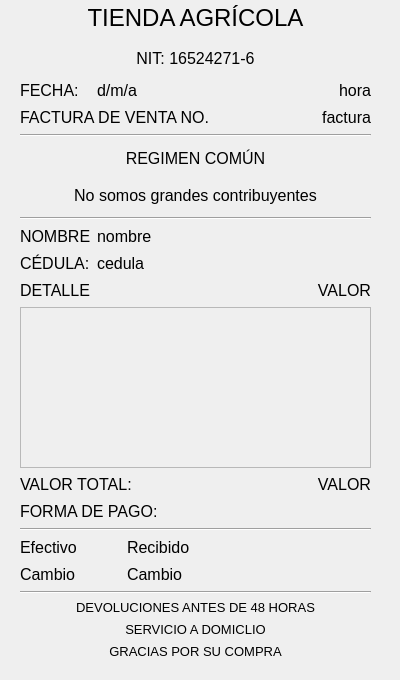
<?xml version="1.0" encoding="UTF-8"?>
<ui version="4.0">
 <class>Dialog</class>
 <widget class="QDialog" name="Dialog">
  <property name="geometry">
   <rect>
    <x>0</x>
    <y>0</y>
    <width>400</width>
    <height>680</height>
   </rect>
  </property>
  <property name="minimumSize">
   <size>
    <width>400</width>
    <height>680</height>
   </size>
  </property>
  <property name="maximumSize">
   <size>
    <width>400</width>
    <height>680</height>
   </size>
  </property>
  <property name="windowTitle">
   <string>Factura</string>
  </property>
  <property name="styleSheet">
   <string notr="true">font-family: &quot;OCR A Extended&quot;;
</string>
  </property>
  <property name="sizeGripEnabled">
   <bool>false</bool>
  </property>
  <property name="modal">
   <bool>false</bool>
  </property>
  <widget class="QWidget" name="layoutWidget">
   <property name="geometry">
    <rect>
     <x>20</x>
     <y>0</y>
     <width>351</width>
     <height>681</height>
    </rect>
   </property>
   <layout class="QGridLayout" name="gridLayout">
    <item row="4" column="0">
     <widget class="Line" name="line">
      <property name="orientation">
       <enum>Qt::Horizontal</enum>
      </property>
     </widget>
    </item>
    <item row="7" column="0">
     <widget class="Line" name="line_2">
      <property name="orientation">
       <enum>Qt::Horizontal</enum>
      </property>
     </widget>
    </item>
    <item row="13" column="0">
     <widget class="QLabel" name="label21">
      <property name="minimumSize">
       <size>
        <width>201</width>
        <height>21</height>
       </size>
      </property>
      <property name="maximumSize">
       <size>
        <width>201</width>
        <height>21</height>
       </size>
      </property>
      <property name="styleSheet">
       <string notr="true">font:12pt;</string>
      </property>
      <property name="text">
       <string>&lt;html&gt;&lt;head/&gt;&lt;body&gt;&lt;p&gt;FORMA DE PAGO:&lt;/p&gt;&lt;/body&gt;&lt;/html&gt;</string>
      </property>
     </widget>
    </item>
    <item row="11" column="0">
     <widget class="QScrollArea" name="scrollArea">
      <property name="minimumSize">
       <size>
        <width>0</width>
        <height>161</height>
       </size>
      </property>
      <property name="maximumSize">
       <size>
        <width>16777215</width>
        <height>161</height>
       </size>
      </property>
      <property name="styleSheet">
       <string notr="true"/>
      </property>
      <property name="widgetResizable">
       <bool>true</bool>
      </property>
      <widget class="QWidget" name="scrollAreaWidgetContents_2">
       <property name="geometry">
        <rect>
         <x>0</x>
         <y>0</y>
         <width>347</width>
         <height>159</height>
        </rect>
       </property>
       <layout class="QVBoxLayout" name="verticalLayout"/>
      </widget>
     </widget>
    </item>
    <item row="8" column="0">
     <layout class="QHBoxLayout" name="horizontalLayout3">
      <item>
       <widget class="QLabel" name="label10">
        <property name="minimumSize">
         <size>
          <width>71</width>
          <height>21</height>
         </size>
        </property>
        <property name="maximumSize">
         <size>
          <width>71</width>
          <height>21</height>
         </size>
        </property>
        <property name="styleSheet">
         <string notr="true">font:12pt;</string>
        </property>
        <property name="text">
         <string>&lt;html&gt;&lt;head/&gt;&lt;body&gt;&lt;p&gt;NOMBRE:&lt;/p&gt;&lt;/body&gt;&lt;/html&gt;</string>
        </property>
       </widget>
      </item>
      <item>
       <widget class="QLabel" name="label11">
        <property name="minimumSize">
         <size>
          <width>0</width>
          <height>21</height>
         </size>
        </property>
        <property name="maximumSize">
         <size>
          <width>16777215</width>
          <height>21</height>
         </size>
        </property>
        <property name="styleSheet">
         <string notr="true">font:12pt;</string>
        </property>
        <property name="text">
         <string>&lt;html&gt;&lt;head/&gt;&lt;body&gt;&lt;p&gt;nombre&lt;/p&gt;&lt;/body&gt;&lt;/html&gt;</string>
        </property>
       </widget>
      </item>
     </layout>
    </item>
    <item row="9" column="0">
     <layout class="QHBoxLayout" name="horizontalLayout4">
      <item>
       <widget class="QLabel" name="label12">
        <property name="minimumSize">
         <size>
          <width>71</width>
          <height>21</height>
         </size>
        </property>
        <property name="maximumSize">
         <size>
          <width>71</width>
          <height>21</height>
         </size>
        </property>
        <property name="styleSheet">
         <string notr="true">font:12pt;</string>
        </property>
        <property name="text">
         <string>&lt;html&gt;&lt;head/&gt;&lt;body&gt;&lt;p&gt;CÉDULA:&lt;/p&gt;&lt;/body&gt;&lt;/html&gt;</string>
        </property>
       </widget>
      </item>
      <item>
       <widget class="QLabel" name="label13">
        <property name="minimumSize">
         <size>
          <width>0</width>
          <height>21</height>
         </size>
        </property>
        <property name="maximumSize">
         <size>
          <width>16777215</width>
          <height>21</height>
         </size>
        </property>
        <property name="styleSheet">
         <string notr="true">font:12pt;</string>
        </property>
        <property name="text">
         <string>&lt;html&gt;&lt;head/&gt;&lt;body&gt;&lt;p&gt;cedula&lt;/p&gt;&lt;/body&gt;&lt;/html&gt;</string>
        </property>
       </widget>
      </item>
     </layout>
    </item>
    <item row="2" column="0">
     <layout class="QHBoxLayout" name="horizontalLayout">
      <item>
       <widget class="QLabel" name="label3">
        <property name="minimumSize">
         <size>
          <width>71</width>
          <height>21</height>
         </size>
        </property>
        <property name="maximumSize">
         <size>
          <width>71</width>
          <height>21</height>
         </size>
        </property>
        <property name="styleSheet">
         <string notr="true">font:12pt;</string>
        </property>
        <property name="text">
         <string>&lt;html&gt;&lt;head/&gt;&lt;body&gt;&lt;p&gt;FECHA: &lt;/p&gt;&lt;/body&gt;&lt;/html&gt;</string>
        </property>
       </widget>
      </item>
      <item>
       <widget class="QLabel" name="label4">
        <property name="minimumSize">
         <size>
          <width>0</width>
          <height>21</height>
         </size>
        </property>
        <property name="maximumSize">
         <size>
          <width>16777215</width>
          <height>21</height>
         </size>
        </property>
        <property name="styleSheet">
         <string notr="true">font:12pt;</string>
        </property>
        <property name="text">
         <string>&lt;html&gt;&lt;head/&gt;&lt;body&gt;&lt;p&gt;d/m/a&lt;/p&gt;&lt;/body&gt;&lt;/html&gt;</string>
        </property>
       </widget>
      </item>
      <item>
       <widget class="QLabel" name="label5">
        <property name="minimumSize">
         <size>
          <width>0</width>
          <height>21</height>
         </size>
        </property>
        <property name="maximumSize">
         <size>
          <width>16777215</width>
          <height>21</height>
         </size>
        </property>
        <property name="styleSheet">
         <string notr="true">font:12pt;</string>
        </property>
        <property name="text">
         <string>&lt;html&gt;&lt;head/&gt;&lt;body&gt;&lt;p align=&quot;right&quot;&gt;hora&lt;/p&gt;&lt;/body&gt;&lt;/html&gt;</string>
        </property>
       </widget>
      </item>
     </layout>
    </item>
    <item row="3" column="0">
     <layout class="QHBoxLayout" name="horizontalLayout2">
      <item>
       <widget class="QLabel" name="label6">
        <property name="styleSheet">
         <string notr="true">font:12pt;</string>
        </property>
        <property name="text">
         <string>&lt;html&gt;&lt;head/&gt;&lt;body&gt;&lt;p&gt;FACTURA DE VENTA NO.&lt;/p&gt;&lt;/body&gt;&lt;/html&gt;</string>
        </property>
       </widget>
      </item>
      <item>
       <widget class="QLabel" name="label7">
        <property name="minimumSize">
         <size>
          <width>0</width>
          <height>21</height>
         </size>
        </property>
        <property name="maximumSize">
         <size>
          <width>16777215</width>
          <height>21</height>
         </size>
        </property>
        <property name="styleSheet">
         <string notr="true">font:12pt;</string>
        </property>
        <property name="text">
         <string>&lt;html&gt;&lt;head/&gt;&lt;body&gt;&lt;p align=&quot;right&quot;&gt;factura&lt;/p&gt;&lt;/body&gt;&lt;/html&gt;</string>
        </property>
       </widget>
      </item>
     </layout>
    </item>
    <item row="0" column="0">
     <widget class="QLabel" name="label1">
      <property name="minimumSize">
       <size>
        <width>0</width>
        <height>37</height>
       </size>
      </property>
      <property name="maximumSize">
       <size>
        <width>16777215</width>
        <height>37</height>
       </size>
      </property>
      <property name="styleSheet">
       <string notr="true">font:18pt;
</string>
      </property>
      <property name="text">
       <string>&lt;html&gt;&lt;head/&gt;&lt;body&gt;&lt;p align=&quot;center&quot;&gt;TIENDA AGRÍCOLA&lt;/p&gt;&lt;/body&gt;&lt;/html&gt;</string>
      </property>
     </widget>
    </item>
    <item row="12" column="0">
     <layout class="QHBoxLayout" name="horizontalLayout6">
      <item>
       <widget class="QLabel" name="label17">
        <property name="minimumSize">
         <size>
          <width>201</width>
          <height>21</height>
         </size>
        </property>
        <property name="maximumSize">
         <size>
          <width>201</width>
          <height>21</height>
         </size>
        </property>
        <property name="styleSheet">
         <string notr="true">font:12pt;</string>
        </property>
        <property name="text">
         <string>&lt;html&gt;&lt;head/&gt;&lt;body&gt;&lt;p&gt;VALOR TOTAL:&lt;/p&gt;&lt;/body&gt;&lt;/html&gt;</string>
        </property>
       </widget>
      </item>
      <item>
       <widget class="QLabel" name="label16">
        <property name="minimumSize">
         <size>
          <width>0</width>
          <height>21</height>
         </size>
        </property>
        <property name="maximumSize">
         <size>
          <width>16777215</width>
          <height>21</height>
         </size>
        </property>
        <property name="styleSheet">
         <string notr="true">font:12pt;</string>
        </property>
        <property name="text">
         <string>&lt;html&gt;&lt;head/&gt;&lt;body&gt;&lt;p align=&quot;right&quot;&gt;VALOR&lt;/p&gt;&lt;/body&gt;&lt;/html&gt;</string>
        </property>
       </widget>
      </item>
     </layout>
    </item>
    <item row="15" column="0">
     <layout class="QGridLayout" name="gridLayout8">
      <item row="0" column="0">
       <widget class="QLabel" name="label24">
        <property name="minimumSize">
         <size>
          <width>101</width>
          <height>21</height>
         </size>
        </property>
        <property name="maximumSize">
         <size>
          <width>101</width>
          <height>21</height>
         </size>
        </property>
        <property name="styleSheet">
         <string notr="true">font:12pt;</string>
        </property>
        <property name="text">
         <string>&lt;html&gt;&lt;head/&gt;&lt;body&gt;&lt;p&gt;Efectivo&lt;/p&gt;&lt;/body&gt;&lt;/html&gt;</string>
        </property>
       </widget>
      </item>
      <item row="0" column="1">
       <widget class="QLabel" name="label25">
        <property name="minimumSize">
         <size>
          <width>0</width>
          <height>21</height>
         </size>
        </property>
        <property name="maximumSize">
         <size>
          <width>16777215</width>
          <height>21</height>
         </size>
        </property>
        <property name="styleSheet">
         <string notr="true">font:12pt;</string>
        </property>
        <property name="text">
         <string>&lt;html&gt;&lt;head/&gt;&lt;body&gt;&lt;p&gt;Recibido&lt;/p&gt;&lt;/body&gt;&lt;/html&gt;</string>
        </property>
       </widget>
      </item>
     </layout>
    </item>
    <item row="10" column="0">
     <layout class="QHBoxLayout" name="horizontalLayout5">
      <item>
       <widget class="QLabel" name="label14">
        <property name="minimumSize">
         <size>
          <width>221</width>
          <height>21</height>
         </size>
        </property>
        <property name="maximumSize">
         <size>
          <width>221</width>
          <height>21</height>
         </size>
        </property>
        <property name="styleSheet">
         <string notr="true">font:12pt;</string>
        </property>
        <property name="text">
         <string>&lt;html&gt;&lt;head/&gt;&lt;body&gt;&lt;p&gt;DETALLE&lt;/p&gt;&lt;/body&gt;&lt;/html&gt;</string>
        </property>
       </widget>
      </item>
      <item>
       <widget class="QLabel" name="label15">
        <property name="minimumSize">
         <size>
          <width>0</width>
          <height>21</height>
         </size>
        </property>
        <property name="maximumSize">
         <size>
          <width>16777215</width>
          <height>21</height>
         </size>
        </property>
        <property name="styleSheet">
         <string notr="true">font:12pt;</string>
        </property>
        <property name="text">
         <string>&lt;html&gt;&lt;head/&gt;&lt;body&gt;&lt;p align=&quot;right&quot;&gt;VALOR&lt;/p&gt;&lt;/body&gt;&lt;/html&gt;</string>
        </property>
       </widget>
      </item>
     </layout>
    </item>
    <item row="19" column="0">
     <widget class="QLabel" name="label19">
      <property name="minimumSize">
       <size>
        <width>0</width>
        <height>16</height>
       </size>
      </property>
      <property name="maximumSize">
       <size>
        <width>16777215</width>
        <height>16</height>
       </size>
      </property>
      <property name="styleSheet">
       <string notr="true">font:10pt;</string>
      </property>
      <property name="text">
       <string>&lt;html&gt;&lt;head/&gt;&lt;body&gt;&lt;p align=&quot;center&quot;&gt;SERVICIO A DOMICLIO&lt;/p&gt;&lt;/body&gt;&lt;/html&gt;</string>
      </property>
     </widget>
    </item>
    <item row="5" column="0">
     <widget class="QLabel" name="label9">
      <property name="minimumSize">
       <size>
        <width>0</width>
        <height>31</height>
       </size>
      </property>
      <property name="maximumSize">
       <size>
        <width>16777215</width>
        <height>31</height>
       </size>
      </property>
      <property name="styleSheet">
       <string notr="true">font:12pt;</string>
      </property>
      <property name="text">
       <string>&lt;html&gt;&lt;head/&gt;&lt;body&gt;&lt;p align=&quot;center&quot;&gt;REGIMEN COMÚN&lt;/p&gt;&lt;/body&gt;&lt;/html&gt;</string>
      </property>
     </widget>
    </item>
    <item row="1" column="0">
     <widget class="QLabel" name="label2">
      <property name="minimumSize">
       <size>
        <width>0</width>
        <height>31</height>
       </size>
      </property>
      <property name="maximumSize">
       <size>
        <width>16777215</width>
        <height>31</height>
       </size>
      </property>
      <property name="styleSheet">
       <string notr="true">font:12pt;</string>
      </property>
      <property name="text">
       <string>&lt;html&gt;&lt;head/&gt;&lt;body&gt;&lt;p align=&quot;center&quot;&gt;NIT: 16524271-6&lt;/p&gt;&lt;/body&gt;&lt;/html&gt;</string>
      </property>
     </widget>
    </item>
    <item row="20" column="0">
     <widget class="QLabel" name="label20">
      <property name="minimumSize">
       <size>
        <width>0</width>
        <height>16</height>
       </size>
      </property>
      <property name="maximumSize">
       <size>
        <width>16777215</width>
        <height>16</height>
       </size>
      </property>
      <property name="styleSheet">
       <string notr="true">font:10pt;</string>
      </property>
      <property name="text">
       <string>&lt;html&gt;&lt;head/&gt;&lt;body&gt;&lt;p align=&quot;center&quot;&gt;GRACIAS POR SU COMPRA&lt;/p&gt;&lt;/body&gt;&lt;/html&gt;</string>
      </property>
     </widget>
    </item>
    <item row="6" column="0">
     <widget class="QLabel" name="label8">
      <property name="minimumSize">
       <size>
        <width>0</width>
        <height>31</height>
       </size>
      </property>
      <property name="maximumSize">
       <size>
        <width>16777215</width>
        <height>31</height>
       </size>
      </property>
      <property name="styleSheet">
       <string notr="true">font:12pt;</string>
      </property>
      <property name="text">
       <string>&lt;html&gt;&lt;head/&gt;&lt;body&gt;&lt;p align=&quot;center&quot;&gt;No somos grandes contribuyentes&lt;/p&gt;&lt;/body&gt;&lt;/html&gt;</string>
      </property>
     </widget>
    </item>
    <item row="16" column="0">
     <layout class="QGridLayout" name="gridLayout7">
      <item row="0" column="0">
       <widget class="QLabel" name="label22">
        <property name="minimumSize">
         <size>
          <width>101</width>
          <height>21</height>
         </size>
        </property>
        <property name="maximumSize">
         <size>
          <width>101</width>
          <height>21</height>
         </size>
        </property>
        <property name="styleSheet">
         <string notr="true">font:12pt;</string>
        </property>
        <property name="text">
         <string>&lt;html&gt;&lt;head/&gt;&lt;body&gt;&lt;p&gt;Cambio&lt;/p&gt;&lt;/body&gt;&lt;/html&gt;</string>
        </property>
       </widget>
      </item>
      <item row="0" column="1">
       <widget class="QLabel" name="label23">
        <property name="minimumSize">
         <size>
          <width>0</width>
          <height>21</height>
         </size>
        </property>
        <property name="maximumSize">
         <size>
          <width>16777215</width>
          <height>21</height>
         </size>
        </property>
        <property name="styleSheet">
         <string notr="true">font:12pt;</string>
        </property>
        <property name="text">
         <string>&lt;html&gt;&lt;head/&gt;&lt;body&gt;&lt;p&gt;Cambio&lt;/p&gt;&lt;/body&gt;&lt;/html&gt;</string>
        </property>
       </widget>
      </item>
     </layout>
    </item>
    <item row="18" column="0">
     <widget class="QLabel" name="label18">
      <property name="minimumSize">
       <size>
        <width>0</width>
        <height>16</height>
       </size>
      </property>
      <property name="maximumSize">
       <size>
        <width>16777215</width>
        <height>16</height>
       </size>
      </property>
      <property name="styleSheet">
       <string notr="true">font:10pt;</string>
      </property>
      <property name="text">
       <string>&lt;html&gt;&lt;head/&gt;&lt;body&gt;&lt;p align=&quot;center&quot;&gt;DEVOLUCIONES ANTES DE 48 HORAS&lt;/p&gt;&lt;/body&gt;&lt;/html&gt;</string>
      </property>
     </widget>
    </item>
    <item row="17" column="0">
     <widget class="Line" name="line_3">
      <property name="orientation">
       <enum>Qt::Horizontal</enum>
      </property>
     </widget>
    </item>
    <item row="14" column="0">
     <widget class="Line" name="line_4">
      <property name="orientation">
       <enum>Qt::Horizontal</enum>
      </property>
     </widget>
    </item>
   </layout>
  </widget>
 </widget>
 <resources/>
 <connections/>
</ui>
